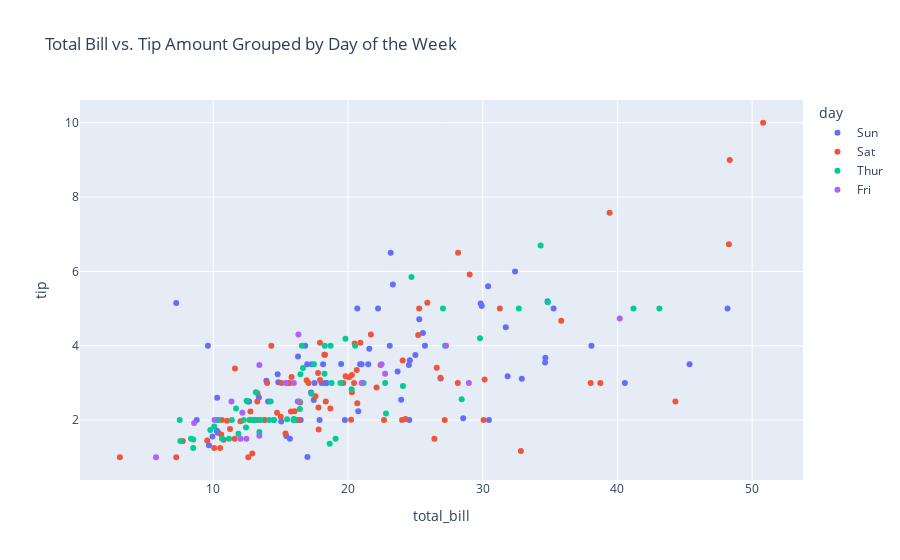

Notebook code cell kept with this figure:
### Markdown cell above
Although `matplotlib` is awesome and still the most widely-used visualization library, in recent years, there has been a clear trend to move away from old-fashioned static plots `matplotlib` offers. Specifically, libraries like `plotly`, `bokeh` and `altair` now offer interactive plots for boring Jupyter notebooks. This allows you to zoom in, pan and interact with the generated plot in many ways making data analysis more enjoyable and informative.

### Code cell
tips = px.data.tips()

tips.plot.scatter(x='total_bill', y='tip', color='day', 
                  title='Total Bill vs. Tip Amount Grouped by Day of the Week')

### Figure 1 — Plotly figure (JSON) as saved in the notebook; plotly's stock layout.template omitted (floating-point values rounded to 4 significant figures)
{"data": [{"hovertemplate": "day=Sun<br>total_bill=%{x}<br>tip=%{y}<extra></extra>", "legendgroup": "Sun", "marker": {"color": "#636efa", "symbol": "circle"}, "mode": "markers", "name": "Sun", "orientation": "v", "showlegend": true, "type": "scatter", "x": [16.99, 10.34, 21.01, 23.68, 24.59, 25.29, 8.77, 26.88, 15.04, 14.78, 10.27, 35.26, 15.42, 18.43, 14.83, 21.58, 10.33, 16.29, 16.97, 17.46, 13.94, 9.68, 30.4, 18.29, 22.23, 32.4, 28.55, 18.04, 12.54, 10.29, 34.81, 9.94, 25.56, 19.49, 38.07, 23.95, 25.71, 17.31, 29.93, 14.07, 13.13, 17.26, 24.55, 19.77, 29.85, 48.17, 25, 13.39, 16.49, 21.5, 12.66, 16.21, 13.81, 17.51, 24.52, 20.76, 31.71, 7.25, 31.85, 16.82, 32.9, 17.89, 14.48, 9.6, 34.63, 34.65, 23.33, 45.35, 23.17, 40.55, 20.69, 20.9, 30.46, 18.15, 23.1, 15.69], "xaxis": "x", "y": [1.01, 1.66, 3.5, 3.31, 3.61, 4.71, 2, 3.12, 1.96, 3.23, 1.71, 5, 1.57, 3, 3.02, 3.92, 1.67, 3.71, 3.5, 2.54, 3.06, 1.32, 5.6, 3, 5, 6, 2.05, 3, 2.5, 2.6, 5.2, 1.56, 4.34, 3.51, 4, 2.55, 4, 3.5, 5.07, 2.5, 2, 2.74, 2, 2, 5.14, 5, 3.75, 2.61, 2, 3.5, 2.5, 2, 2, 3, 3.48, 2.24, 4.5, 5.15, 3.18, 4, 3.11, 2, 2, 4, 3.55, 3.68, 5.65, 3.5, 6.5, 3, 5, 3.5, 2, 3.5, 4, 1.5], "yaxis": "y"}, {"hovertemplate": "day=Sat<br>total_bill=%{x}<br>tip=%{y}<extra></extra>", "legendgroup": "Sat", "marker": {"color": "#EF553B", "symbol": "circle"}, "mode": "markers", "name": "Sat", "orientation": "v", "showlegend": true, "type": "scatter", "x": [20.65, 17.92, 20.29, 15.77, 39.42, 19.82, 17.81, 13.37, 12.69, 21.7, 19.65, 9.55, 18.35, 15.06, 20.69, 17.78, 24.06, 16.31, 16.93, 18.69, 31.27, 16.04, 38.01, 26.41, 11.24, 48.27, 20.29, 13.81, 11.02, 18.29, 17.59, 20.08, 16.45, 3.07, 20.23, 15.01, 12.02, 17.07, 26.86, 25.28, 14.73, 10.51, 17.92, 44.3, 22.42, 20.92, 15.36, 20.49, 25.21, 18.24, 14.31, 14, 7.25, 10.59, 10.63, 50.81, 15.81, 26.59, 38.73, 24.27, 12.76, 30.06, 25.89, 48.33, 13.27, 28.17, 12.9, 28.15, 11.59, 7.74, 30.14, 20.45, 13.28, 22.12, 24.01, 15.69, 11.61, 10.77, 15.53, 10.07, 12.6, 32.83, 35.83, 29.03, 27.18, 22.67, 17.82], "xaxis": "x", "y": [3.35, 4.08, 2.75, 2.23, 7.58, 3.18, 2.34, 2, 2, 4.3, 3, 1.45, 2.5, 3, 2.45, 3.27, 3.6, 2, 3.07, 2.31, 5, 2.24, 3, 1.5, 1.76, 6.73, 3.21, 2, 1.98, 3.76, 2.64, 3.15, 2.47, 1, 2.01, 2.09, 1.97, 3, 3.14, 5, 2.2, 1.25, 3.08, 2.5, 3.48, 4.08, 1.64, 4.06, 4.29, 3.76, 4, 3, 1, 1.61, 2, 10, 3.16, 3.41, 3, 2.03, 2.23, 2, 5.16, 9, 2.5, 6.5, 1.1, 3, 1.5, 1.44, 3.09, 3, 2.72, 2.88, 2, 3, 3.39, 1.47, 3, 1.25, 1, 1.17, 4.67, 5.92, 2, 2, 1.75], "yaxis": "y"}, {"hovertemplate": "day=Thur<br>total_bill=%{x}<br>tip=%{y}<extra></extra>", "legendgroup": "Thur", "marker": {"color": "#00cc96", "symbol": "circle"}, "mode": "markers", "name": "Thur", "orientation": "v", "showlegend": true, "type": "scatter", "x": [27.2, 22.76, 17.29, 19.44, 16.66, 10.07, 32.68, 15.98, 34.83, 13.03, 18.28, 24.71, 21.16, 10.65, 12.43, 24.08, 11.69, 13.42, 14.26, 15.95, 12.48, 29.8, 8.52, 14.52, 11.38, 22.82, 19.08, 20.27, 11.17, 12.26, 18.26, 8.51, 10.33, 14.15, 16, 13.16, 17.47, 34.3, 41.19, 27.05, 16.43, 8.35, 18.64, 11.87, 9.78, 7.51, 19.81, 28.44, 15.48, 16.58, 7.56, 10.34, 43.11, 13, 13.51, 18.71, 12.74, 13, 16.4, 20.53, 16.47, 18.78], "xaxis": "x", "y": [4, 3, 2.71, 3, 3.4, 1.83, 5, 2.03, 5.17, 2, 4, 5.85, 3, 1.5, 1.8, 2.92, 2.31, 1.68, 2.5, 2, 2.52, 4.2, 1.48, 2, 2, 2.18, 1.5, 2.83, 1.5, 2, 3.25, 1.25, 2, 2, 2, 2.75, 3.5, 6.7, 5, 5, 2.3, 1.5, 1.36, 1.63, 1.73, 2, 4.19, 2.56, 2.02, 4, 1.44, 2, 5, 2, 2, 4, 2.01, 2, 2.5, 4, 3.23, 3], "yaxis": "y"}, {"hovertemplate": "day=Fri<br>total_bill=%{x}<br>tip=%{y}<extra></extra>", "legendgroup": "Fri", "marker": {"color": "#ab63fa", "symbol": "circle"}, "mode": "markers", "name": "Fri", "orientation": "v", "showlegend": true, "type": "scatter", "x": [28.97, 22.49, 5.75, 16.32, 22.75, 40.17, 27.28, 12.03, 21.01, 12.46, 11.35, 15.38, 12.16, 13.42, 8.58, 15.98, 13.42, 16.27, 10.09], "xaxis": "x", "y": [3, 3.5, 1, 4.3, 3.25, 4.73, 4, 1.5, 3, 1.5, 2.5, 3, 2.2, 3.48, 1.92, 3, 1.58, 2.5, 2], "yaxis": "y"}], "layout": {"autosize": true, "dragmode": "pan", "legend": {"title": {"text": "day"}, "tracegroupgap": 0}, "title": {"text": "Total Bill vs. Tip Amount Grouped by Day of the Week"}, "xaxis": {"anchor": "y", "autorange": true, "domain": [0, 1], "range": [0.05466, 53.83], "showspikes": false, "title": {"text": "total_bill"}, "type": "linear"}, "yaxis": {"anchor": "x", "autorange": true, "domain": [0, 1], "range": [0.3408, 10.66], "showspikes": false, "title": {"text": "tip"}, "type": "linear"}}}
